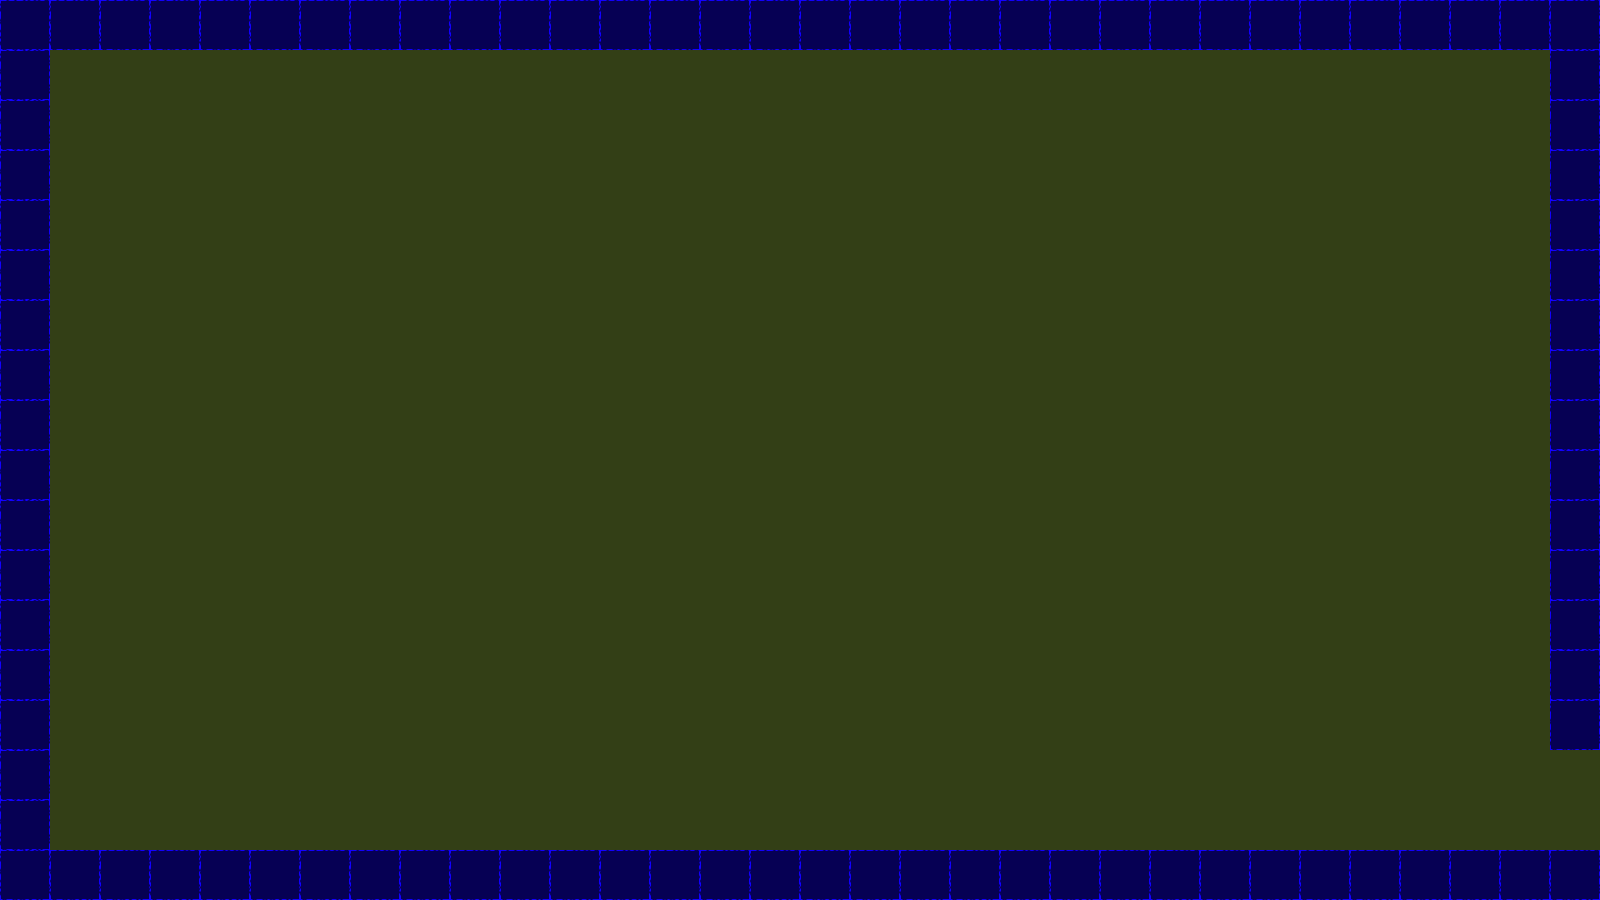

The image is a tile-based game level rendered from a .tmx file. Its description and source (layers, tilesets, objects; grid data summarised) follow:
An orthogonal 32x18 tile map with 50x50 px tiles, 3 tile layers (terrain, collision, event), 2 tilesets.

<map version="1.0" orientation="orthogonal" renderorder="left-up" width="32" height="18" tilewidth="50" tileheight="50" nextobjectid="3">
 <tileset firstgid="1" name="dungeonTile.png" tilewidth="50" tileheight="50" tilecount="64" columns="8">
  <image source="tiles/dungeonTile.png" width="400" height="400" />
  <terraintypes>
   <terrain name="Nouveau terrain" tile="-1" />
   <terrain name="la" tile="-1" />
  </terraintypes>
  <tile id="1" terrain="0,0,0,0" />
  <tile id="2" terrain="0,0,0,0" />
  <tile id="3" terrain="0,0,0,0" />
  <tile id="6" terrain="1,1,1,1" />
  <tile id="7" terrain="1,1,1,1" />
  <tile id="8" terrain="0,0,0,0" />
  <tile id="9" terrain="0,0,0,0" />
  <tile id="10" terrain="0,0,0,0" />
  <tile id="11" terrain="0,0,0,0" />
  <tile id="12" terrain="1,1,1,1" />
  <tile id="13" terrain="1,1,1,1" />
  <tile id="14" terrain="1,1,1,1" />
  <tile id="15" terrain="1,1,1,1" />
  <tile id="16" terrain="0,0,0,0" />
  <tile id="17" terrain="0,0,0,0" />
  <tile id="18" terrain="0,0,0,0" />
  <tile id="19" terrain="0,0,0,0" />
  <tile id="20" terrain="1,1,1,1" />
  <tile id="21" terrain="1,1,1,1" />
  <tile id="22" terrain="1,1,1,1" />
  <tile id="23" terrain="1,1,1,1" />
  <tile id="24" terrain="0,0,0,0" />
  <tile id="25" terrain="0,0,0,0" />
  <tile id="26" terrain="0,0,0,0" />
  <tile id="27" terrain="0,0,0,0" />
  <tile id="28" terrain="1,1,1,1" />
  <tile id="29" terrain="1,1,1,1" />
  <tile id="30" terrain="1,1,1,1" />
  <tile id="31" terrain="1,1,1,1" />
  <tile id="32" terrain="0,0,0,0" />
  <tile id="33" terrain="0,0,0,0" />
  <tile id="34" terrain="0,0,0,0" />
  <tile id="35" terrain="0,0,0,0" />
  <tile id="36" terrain="1,1,1,1" />
  <tile id="37" terrain="1,1,1,1" />
  <tile id="40" terrain="0,0,0,0" />
  <tile id="41" terrain="0,0,0,0" />
  <tile id="42" terrain="0,0,0,0" />
  <tile id="43" terrain="0,0,0,0" />
  <tile id="44" terrain="0,0,0,0" />
  <tile id="45" terrain="1,1,1,1" />
  <tile id="46" terrain="1,1,1,1" />
  <tile id="48" terrain="0,0,0,0" />
  <tile id="49" terrain="0,0,0,0" />
  <tile id="50" terrain="0,0,0,0" />
  <tile id="51" terrain="0,0,0,0" />
  <tile id="52" terrain="0,0,0,0" />
  <tile id="53" terrain="1,1,1,1" />
  <tile id="54" terrain="1,1,1,1" />
  <tile id="56" terrain="0,0,0,0" />
  <tile id="57" terrain="0,0,0,0" />
  <tile id="58" terrain="0,0,0,0" />
  <tile id="59" terrain="0,0,0,0" />
  <tile id="60" terrain="0,0,0,0" />
  <tile id="61" terrain="0,0,0,0" />
  <tile id="62" terrain="1,1,1,1" />
  <tile id="63" terrain="1,1,1,1" />
 </tileset>
 <tileset firstgid="65" name="collisionTile" tilewidth="50" tileheight="50" tilecount="12" columns="3">
  <image source="collisionTile.png" width="150" height="200" />
 </tileset>
 <layer name="terrain" width="32" height="18">
  <data>[576 cells, 0 non-empty, 0 distinct tile ids]</data>
 </layer>
 <layer name="collision" width="32" height="18">
  <data>[576 cells, 576 non-empty, 2 distinct tile ids]</data>
 </layer>
 <layer name="event" width="32" height="18">
  <data>[576 cells, 0 non-empty, 0 distinct tile ids]</data>
 </layer>
</map>
